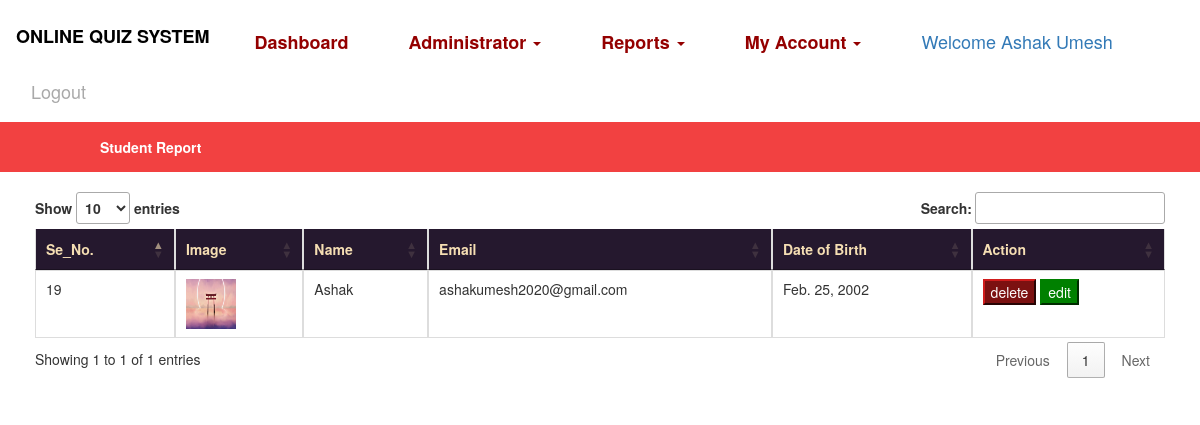
Screenshot of /studentreport/ (signed in) with the database file from the repository.
### Quiz/models.py (models this page shows, shortened)
class UserDetail(models.Model):
    user = models.ForeignKey(User, on_delete=models.CASCADE, null=True)
    cat = models.CharField(max_length=30, null=True)
    gender = models.CharField(max_length=30, null=True)
    mobile = models.CharField(max_length=10, null=True)
    add1 = models.CharField(max_length=100, null=True)
    add2 = models.CharField(max_length=100, null=True)
    city = models.CharField(max_length=50, null=True)
    state = models.CharField(max_length=50, null=True)
    country = models.CharField(max_length=50, null=True)
    img = models.FileField(null=True)
    dob = models.DateField(null=True)

### Quiz/views.py (the view)
# urls.py: path('studentreport/', StudentReport, name='studentreport'),
def StudentReport(request):
    if not request.user.is_authenticated:
        return redirect('tutorlogin')
    student1 = UserDetail.objects.filter(cat="student")
    d = {'userdetail': student1}
    return render(request,'studentreport.html',d)

### Quiz/templates/studentreport.html (shortened to what this page needs)
{% extends 'base2.html' %}
{% load static %}
{% block body %}
<div style="background-color:rgb(242,65,65);padding:15px">
        <table width="1000" align="center">
    <tr><th style="color:white"><b>Student Report</b></th>
    </tr>
</table>
</div>
<div class="container" style="padding:20px;border:0px solid white">
<table class="table table-bordered" id="myTable" style="border:0px solid white">
  <thead style="background-color:rgb(37,24,46);color:wheat;border-color:white">
  <tr>
    <th>Se_No.</th>
    <th>Image</th>
      <th> Name</th>
    <th>Email</th>
       <th> Date of Birth</th>
    <th>Action</th>
  </tr>
  </thead>
   <tbody style="border-color:white">
    {% for i in userdetail %}
  <tr>
    <td>{{i.id}}</td>
    <td><img src="{{i.img.url}}" style="width:50px;height:50px"></td>
      <td>{{i.user.first_name}}</td>
      <td>{{i.user.email}}</td>
      <td>{{i.dob}}</td>
    <td><a href="{% url 'deletestudent' i.id %}"><button class="button button1">delete</button></a>
      <a href="{% url 'editstudent' i.id %}"><button class="button button2">edit</button></a></td>
  </tr>
    {% endfor %}
    </tbody>
</table>
</div>
{% endblock %}

### Quiz/templates/base2.html (shortened to what this page needs)
<!DOCTYPE html>
<html lang="en">
<head>
    {% load static %}
  <link rel="stylesheet" href="https://maxcdn.bootstrapcdn.com/bootstrap/3.4.0/css/bootstrap.min.css">
  <link rel = stylesheet href = "//cdn.datatables.net/1.10.19/css/jquery.dataTables.min.css">
</head>
<body>
<nav class="navbar navbar-expand-sm bg-info navbar-dark" style="background-color:white">
    <ul class="nav navbar-nav">
      <li class="navbar-brand" style="color:rgb(0, 0, 0)"><h4><b>ONLINE QUIZ SYSTEM</b></h4></li>
            <li class="navbar-brand"><a href="{% url 'userdashboard' %}" style="color:rgb(148, 0, 0)"><b>Dashboard</b></a></li>
      <li class="navbar-brand"><a class="dropdown-toggle" data-toggle="dropdown" href="#" style="color:rgb(148, 0, 0);bottom-padding:18px"><b>Administrator</b>  <span class="caret"></span></a>
      </li>
      <li class="navbar-brand"><a class="dropdown-toggle" data-toggle="dropdown" href="#" style="color:rgb(148, 0, 0);bottom-padding:18px"><b>Reports</b>  <span class="caret"></span></a>
      </li>
      <li class="navbar-brand"><a class="dropdown-toggle" data-toggle="dropdown" href="#" style="color:rgb(148, 0, 0);bottom-padding:18px"><b>My Account</b>  <span class="caret"></span></a>
      </li>
        <li class="navbar-brand"> <a href="#" style="color:rgb(148, 0, 0) margin-top:25px">Welcome {{request.user.first_name}} {{request.user.last_name}}</a></li>
        <li class="navbar-brand"><a href="{% url 'logout' %}" style="color:darkgrey">Logout</a></li>
    </ul>
</nav>
{% block body %}
{% endblock %}
</body>
</html>

### Quiz/templates/studentreport.html (style rules this page uses)
.button1 { background-color:rgb(124,17,17); color:white; border-color:rgb(124,17,17); }
.button2 { background-color:green; color:white; border-color:green; }
#myTable { border-color:white; }

### rows the page displays
UserDetail: id "19", img (picture), user.first_name "Ashak", user.email "ashakumesh2020@gmail.com", dob "Feb. 25, 2002"

### other values shown
{{ request.user.first_name }} "Ashak"
{{ request.user.last_name }} "Umesh"
